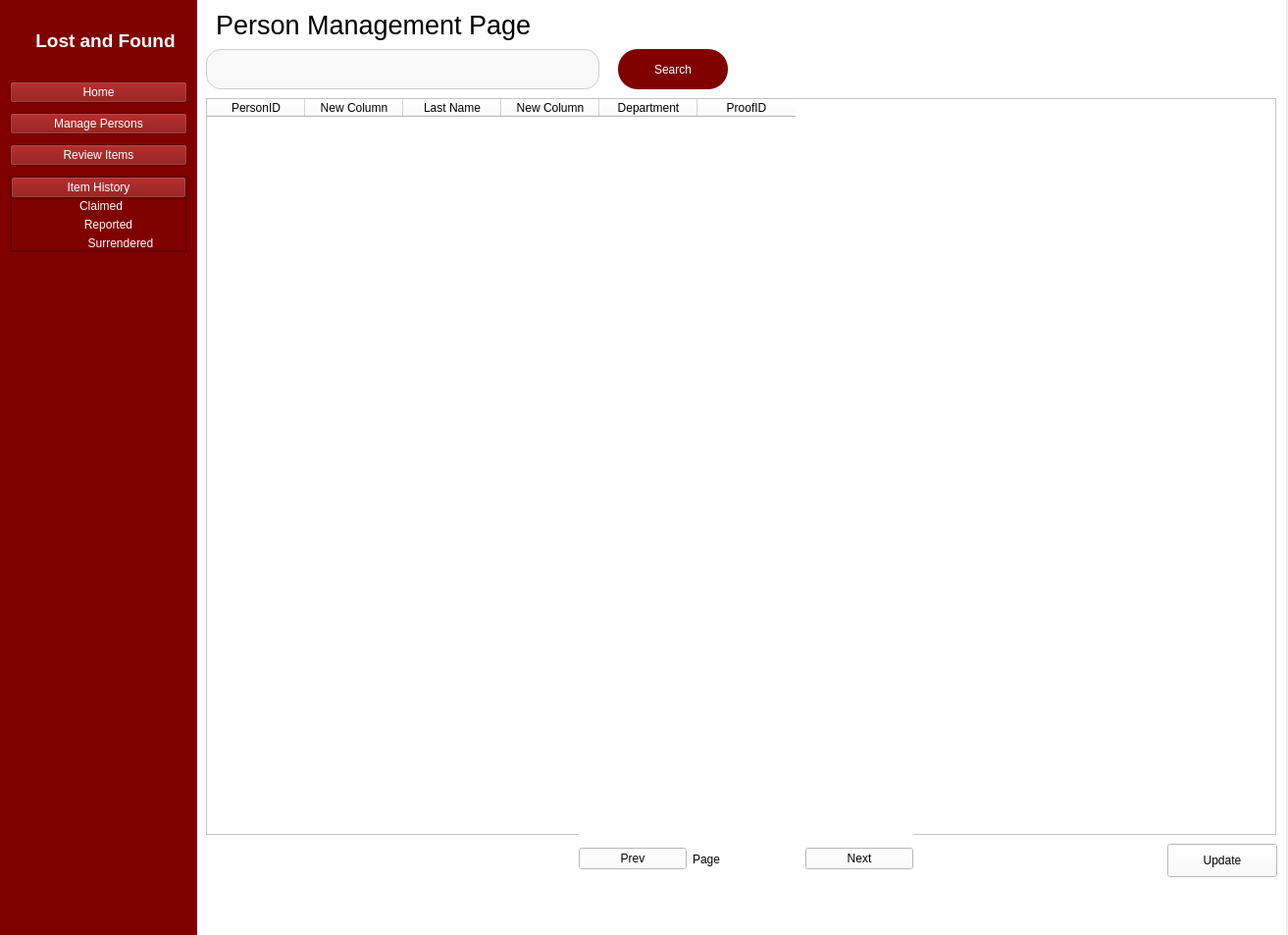
<?xml version="1.0" encoding="UTF-8"?>
<ui version="4.0">
 <class>MainWindow</class>
 <widget class="QMainWindow" name="MainWindow">
  <property name="geometry">
   <rect>
    <x>0</x>
    <y>0</y>
    <width>1313</width>
    <height>953</height>
   </rect>
  </property>
  <property name="windowTitle">
   <string>MainWindow</string>
  </property>
  <widget class="QWidget" name="centralwidget">
   <widget class="QStackedWidget" name="stackedWidget">
    <property name="geometry">
     <rect>
      <x>200</x>
      <y>0</y>
      <width>1111</width>
      <height>961</height>
     </rect>
    </property>
    <property name="styleSheet">
     <string notr="true">background-color: rgb(255, 255, 255);
</string>
    </property>
    <property name="currentIndex">
     <number>1</number>
    </property>
    <widget class="QWidget" name="homePage">
     <widget class="QWidget" name="layoutWidget_7">
      <property name="geometry">
       <rect>
        <x>40</x>
        <y>200</y>
        <width>921</width>
        <height>48</height>
       </rect>
      </property>
      <layout class="QHBoxLayout" name="horizontalLayout_6">
       <property name="spacing">
        <number>0</number>
       </property>
       <item>
        <widget class="QLabel" name="label_26">
         <property name="styleSheet">
          <string notr="true">QLabel {
    padding: 8px 12px;
    color: #1E1E1E;
    font: 13pt &quot;Futura&quot;;
	font-weight: bold; 
}</string>
         </property>
         <property name="text">
          <string>Recent Items</string>
         </property>
        </widget>
       </item>
       <item>
        <spacer name="horizontalSpacer">
         <property name="orientation">
          <enum>Qt::Horizontal</enum>
         </property>
         <property name="sizeHint" stdset="0">
          <size>
           <width>698</width>
           <height>20</height>
          </size>
         </property>
        </spacer>
       </item>
      </layout>
     </widget>
     <widget class="QWidget" name="layoutWidget_8">
      <property name="geometry">
       <rect>
        <x>40</x>
        <y>260</y>
        <width>981</width>
        <height>291</height>
       </rect>
      </property>
      <layout class="QHBoxLayout" name="horizontalLayout_8">
       <item>
        <widget class="QFrame" name="frame5">
         <property name="styleSheet">
          <string notr="true"/>
         </property>
         <property name="frameShape">
          <enum>QFrame::WinPanel</enum>
         </property>
         <property name="frameShadow">
          <enum>QFrame::Raised</enum>
         </property>
         <widget class="QFrame" name="frame_12">
          <property name="geometry">
           <rect>
            <x>10</x>
            <y>10</y>
            <width>171</width>
            <height>181</height>
           </rect>
          </property>
          <property name="frameShape">
           <enum>QFrame::StyledPanel</enum>
          </property>
          <property name="frameShadow">
           <enum>QFrame::Raised</enum>
          </property>
         </widget>
         <widget class="QLabel" name="label_36">
          <property name="geometry">
           <rect>
            <x>10</x>
            <y>200</y>
            <width>121</width>
            <height>21</height>
           </rect>
          </property>
          <property name="text">
           <string>Item Description</string>
          </property>
         </widget>
        </widget>
       </item>
       <item>
        <widget class="QFrame" name="frame2">
         <property name="frameShape">
          <enum>QFrame::WinPanel</enum>
         </property>
         <property name="frameShadow">
          <enum>QFrame::Raised</enum>
         </property>
         <widget class="QFrame" name="frame_14">
          <property name="geometry">
           <rect>
            <x>10</x>
            <y>10</y>
            <width>171</width>
            <height>181</height>
           </rect>
          </property>
          <property name="frameShape">
           <enum>QFrame::StyledPanel</enum>
          </property>
          <property name="frameShadow">
           <enum>QFrame::Raised</enum>
          </property>
         </widget>
         <widget class="QLabel" name="label_37">
          <property name="geometry">
           <rect>
            <x>10</x>
            <y>200</y>
            <width>121</width>
            <height>21</height>
           </rect>
          </property>
          <property name="text">
           <string>Item Description</string>
          </property>
         </widget>
        </widget>
       </item>
       <item>
        <widget class="QFrame" name="frame3">
         <property name="frameShape">
          <enum>QFrame::WinPanel</enum>
         </property>
         <property name="frameShadow">
          <enum>QFrame::Raised</enum>
         </property>
         <widget class="QFrame" name="frame_16">
          <property name="geometry">
           <rect>
            <x>10</x>
            <y>10</y>
            <width>171</width>
            <height>181</height>
           </rect>
          </property>
          <property name="frameShape">
           <enum>QFrame::StyledPanel</enum>
          </property>
          <property name="frameShadow">
           <enum>QFrame::Raised</enum>
          </property>
         </widget>
         <widget class="QLabel" name="label_38">
          <property name="geometry">
           <rect>
            <x>10</x>
            <y>200</y>
            <width>121</width>
            <height>21</height>
           </rect>
          </property>
          <property name="text">
           <string>Item Description</string>
          </property>
         </widget>
        </widget>
       </item>
       <item>
        <widget class="QFrame" name="frame4">
         <property name="frameShape">
          <enum>QFrame::WinPanel</enum>
         </property>
         <property name="frameShadow">
          <enum>QFrame::Raised</enum>
         </property>
         <widget class="QFrame" name="frame_18">
          <property name="geometry">
           <rect>
            <x>10</x>
            <y>10</y>
            <width>171</width>
            <height>181</height>
           </rect>
          </property>
          <property name="frameShape">
           <enum>QFrame::StyledPanel</enum>
          </property>
          <property name="frameShadow">
           <enum>QFrame::Raised</enum>
          </property>
         </widget>
         <widget class="QLabel" name="label_39">
          <property name="geometry">
           <rect>
            <x>10</x>
            <y>200</y>
            <width>121</width>
            <height>21</height>
           </rect>
          </property>
          <property name="text">
           <string>Item Description</string>
          </property>
         </widget>
        </widget>
       </item>
       <item>
        <widget class="QFrame" name="frame1">
         <property name="frameShape">
          <enum>QFrame::WinPanel</enum>
         </property>
         <property name="frameShadow">
          <enum>QFrame::Raised</enum>
         </property>
         <widget class="QFrame" name="frame_20">
          <property name="geometry">
           <rect>
            <x>10</x>
            <y>10</y>
            <width>171</width>
            <height>181</height>
           </rect>
          </property>
          <property name="frameShape">
           <enum>QFrame::StyledPanel</enum>
          </property>
          <property name="frameShadow">
           <enum>QFrame::Raised</enum>
          </property>
         </widget>
         <widget class="QLabel" name="label_40">
          <property name="geometry">
           <rect>
            <x>10</x>
            <y>200</y>
            <width>121</width>
            <height>21</height>
           </rect>
          </property>
          <property name="text">
           <string>Item Description</string>
          </property>
         </widget>
        </widget>
       </item>
      </layout>
     </widget>
     <widget class="QPushButton" name="reportItem">
      <property name="geometry">
       <rect>
        <x>870</x>
        <y>30</y>
        <width>151</width>
        <height>51</height>
       </rect>
      </property>
      <property name="styleSheet">
       <string notr="true">QPushButton {
                background-color: maroon;
                color: white;
                border: none;
                border-radius: 35px;
                padding: 8px 16px;
            }
            QPushButton:hover {
                background-color: #a00000;
            }
            QPushButton:pressed {
                background-color: #700000;
            }</string>
      </property>
      <property name="text">
       <string>Report Item</string>
      </property>
     </widget>
     <widget class="QPushButton" name="surrenderItem">
      <property name="geometry">
       <rect>
        <x>870</x>
        <y>90</y>
        <width>151</width>
        <height>51</height>
       </rect>
      </property>
      <property name="styleSheet">
       <string notr="true">QPushButton {
                background-color: maroon;
                color: white;
                border: none;
                border-radius: 35px;
                padding: 8px 16px;
            }
            QPushButton:hover {
                background-color: #a00000;
            }
            QPushButton:pressed {
                background-color: #700000;
            }</string>
      </property>
      <property name="text">
       <string>Surrender Item</string>
      </property>
     </widget>
     <widget class="QTextEdit" name="textEdit">
      <property name="geometry">
       <rect>
        <x>40</x>
        <y>20</y>
        <width>811</width>
        <height>101</height>
       </rect>
      </property>
      <property name="frameShape">
       <enum>QFrame::NoFrame</enum>
      </property>
      <property name="frameShadow">
       <enum>QFrame::Plain</enum>
      </property>
      <property name="verticalScrollBarPolicy">
       <enum>Qt::ScrollBarAlwaysOff</enum>
      </property>
      <property name="horizontalScrollBarPolicy">
       <enum>Qt::ScrollBarAlwaysOff</enum>
      </property>
      <property name="html">
       <string>&lt;!DOCTYPE HTML PUBLIC &quot;-//W3C//DTD HTML 4.0//EN&quot; &quot;http://www.w3.org/TR/REC-html40/strict.dtd&quot;&gt;
&lt;html&gt;&lt;head&gt;&lt;meta name=&quot;qrichtext&quot; content=&quot;1&quot; /&gt;&lt;style type=&quot;text/css&quot;&gt;
p, li { white-space: pre-wrap; }
&lt;/style&gt;&lt;/head&gt;&lt;body style=&quot; font-family:'MS Shell Dlg 2'; font-size:8.25pt; font-weight:400; font-style:normal;&quot;&gt;
&lt;p style=&quot; margin-top:0px; margin-bottom:0px; margin-left:0px; margin-right:0px; -qt-block-indent:0; text-indent:0px;&quot;&gt;&lt;span style=&quot; font-family:'Century Gothic'; font-size:28pt; font-weight:600;&quot;&gt;Welcome to the &lt;/span&gt;&lt;span style=&quot; font-family:'Century Gothic'; font-size:28pt; font-weight:600; color:#aa0000;&quot;&gt;Lost&lt;/span&gt;&lt;span style=&quot; font-family:'Century Gothic'; font-size:28pt; font-weight:600;&quot;&gt; and &lt;br /&gt;&lt;/span&gt;&lt;span style=&quot; font-family:'Century Gothic'; font-size:28pt; font-weight:600; color:#ffca40;&quot;&gt;Found&lt;/span&gt;&lt;span style=&quot; font-family:'Century Gothic'; font-size:28pt; font-weight:600;&quot;&gt; System&lt;/span&gt;&lt;/p&gt;&lt;/body&gt;&lt;/html&gt;</string>
      </property>
     </widget>
     <widget class="QTextEdit" name="textEdit_2">
      <property name="geometry">
       <rect>
        <x>40</x>
        <y>130</y>
        <width>821</width>
        <height>61</height>
       </rect>
      </property>
      <property name="frameShape">
       <enum>QFrame::NoFrame</enum>
      </property>
      <property name="frameShadow">
       <enum>QFrame::Plain</enum>
      </property>
      <property name="verticalScrollBarPolicy">
       <enum>Qt::ScrollBarAlwaysOff</enum>
      </property>
      <property name="horizontalScrollBarPolicy">
       <enum>Qt::ScrollBarAlwaysOff</enum>
      </property>
      <property name="html">
       <string>&lt;!DOCTYPE HTML PUBLIC &quot;-//W3C//DTD HTML 4.0//EN&quot; &quot;http://www.w3.org/TR/REC-html40/strict.dtd&quot;&gt;
&lt;html&gt;&lt;head&gt;&lt;meta name=&quot;qrichtext&quot; content=&quot;1&quot; /&gt;&lt;style type=&quot;text/css&quot;&gt;
p, li { white-space: pre-wrap; }
&lt;/style&gt;&lt;/head&gt;&lt;body style=&quot; font-family:'MS Shell Dlg 2'; font-size:8.25pt; font-weight:400; font-style:normal;&quot;&gt;
&lt;p style=&quot; margin-top:0px; margin-bottom:0px; margin-left:0px; margin-right:0px; -qt-block-indent:0; text-indent:0px;&quot;&gt;&lt;span style=&quot; font-family:'Century Gothic'; font-size:12pt; font-weight:600;&quot;&gt;Let us help you find what you are looking for or return something you found&lt;/span&gt;&lt;/p&gt;&lt;/body&gt;&lt;/html&gt;</string>
      </property>
     </widget>
    </widget>
    <widget class="QWidget" name="managePersonsPage">
     <widget class="QLabel" name="label_3">
      <property name="geometry">
       <rect>
        <x>20</x>
        <y>10</y>
        <width>321</width>
        <height>31</height>
       </rect>
      </property>
      <property name="font">
       <font>
        <pointsize>20</pointsize>
       </font>
      </property>
      <property name="text">
       <string>Person Management Page</string>
      </property>
     </widget>
     <widget class="QTableWidget" name="personTable">
      <property name="geometry">
       <rect>
        <x>10</x>
        <y>100</y>
        <width>1091</width>
        <height>751</height>
       </rect>
      </property>
      <column>
       <property name="text">
        <string>PersonID</string>
       </property>
      </column>
      <column>
       <property name="text">
        <string>New Column</string>
       </property>
      </column>
      <column>
       <property name="text">
        <string>Last Name</string>
       </property>
      </column>
      <column>
       <property name="text">
        <string>New Column</string>
       </property>
      </column>
      <column>
       <property name="text">
        <string>Department</string>
       </property>
      </column>
      <column>
       <property name="text">
        <string>ProofID</string>
       </property>
      </column>
     </widget>
     <widget class="QPushButton" name="pushButton_7">
      <property name="geometry">
       <rect>
        <x>990</x>
        <y>860</y>
        <width>112</width>
        <height>34</height>
       </rect>
      </property>
      <property name="text">
       <string>Update</string>
      </property>
     </widget>
     <widget class="QLineEdit" name="personSearchEdit">
      <property name="geometry">
       <rect>
        <x>10</x>
        <y>50</y>
        <width>401</width>
        <height>41</height>
       </rect>
      </property>
      <property name="styleSheet">
       <string notr="true">QLineEdit {
                border: 1px solid #ccc;
                border-radius: 15px;
                padding: 6px 12px;
                background-color: #f9f9f9;
            }
            QLineEdit:focus {
                border: 1px solid #0078d7;
                background-color: #ffffff;
            }</string>
      </property>
     </widget>
     <widget class="QPushButton" name="personSearchButton">
      <property name="geometry">
       <rect>
        <x>430</x>
        <y>50</y>
        <width>112</width>
        <height>41</height>
       </rect>
      </property>
      <property name="styleSheet">
       <string notr="true">QPushButton {
                background-color: maroon;
                color: white;
                border: none;
                border-radius: 20px;
                padding: 8px 16px;
            }
            QPushButton:hover {
                background-color: #a00000;
            }
            QPushButton:pressed {
                background-color: #700000;
            }</string>
      </property>
      <property name="text">
       <string>Search</string>
      </property>
     </widget>
     <widget class="QWidget" name="layoutWidget">
      <property name="geometry">
       <rect>
        <x>390</x>
        <y>850</y>
        <width>341</width>
        <height>51</height>
       </rect>
      </property>
      <layout class="QHBoxLayout" name="horizontalLayout">
       <item>
        <widget class="QPushButton" name="personPrev">
         <property name="text">
          <string>Prev</string>
         </property>
        </widget>
       </item>
       <item>
        <widget class="QLabel" name="personPageLabel">
         <property name="text">
          <string>Page</string>
         </property>
        </widget>
       </item>
       <item>
        <widget class="QPushButton" name="personNext">
         <property name="text">
          <string>Next</string>
         </property>
        </widget>
       </item>
      </layout>
     </widget>
    </widget>
    <widget class="QWidget" name="manageItemsPage">
     <widget class="QLabel" name="label_7">
      <property name="geometry">
       <rect>
        <x>10</x>
        <y>10</y>
        <width>401</width>
        <height>31</height>
       </rect>
      </property>
      <property name="font">
       <font>
        <pointsize>20</pointsize>
       </font>
      </property>
      <property name="text">
       <string>Review Items Page</string>
      </property>
     </widget>
     <widget class="QPushButton" name="itemUpdateButton">
      <property name="geometry">
       <rect>
        <x>990</x>
        <y>860</y>
        <width>112</width>
        <height>34</height>
       </rect>
      </property>
      <property name="text">
       <string>Claim</string>
      </property>
     </widget>
     <widget class="QTableWidget" name="matchTable">
      <property name="geometry">
       <rect>
        <x>10</x>
        <y>100</y>
        <width>1091</width>
        <height>751</height>
       </rect>
      </property>
      <column>
       <property name="text">
        <string>ItemID</string>
       </property>
      </column>
      <column>
       <property name="text">
        <string>Category</string>
       </property>
      </column>
      <column>
       <property name="text">
        <string>Name</string>
       </property>
      </column>
      <column>
       <property name="text">
        <string>Description</string>
       </property>
      </column>
      <column>
       <property name="text">
        <string>Status</string>
       </property>
      </column>
     </widget>
     <widget class="QPushButton" name="itemSearchButton">
      <property name="geometry">
       <rect>
        <x>430</x>
        <y>50</y>
        <width>112</width>
        <height>41</height>
       </rect>
      </property>
      <property name="styleSheet">
       <string notr="true">QPushButton {
                background-color: maroon;
                color: white;
                border: none;
                border-radius: 20px;
                padding: 8px 16px;
            }
            QPushButton:hover {
                background-color: #a00000;
            }
            QPushButton:pressed {
                background-color: #700000;
            }</string>
      </property>
      <property name="text">
       <string>Search</string>
      </property>
     </widget>
     <widget class="QLineEdit" name="itemSearchEdit">
      <property name="geometry">
       <rect>
        <x>10</x>
        <y>50</y>
        <width>401</width>
        <height>41</height>
       </rect>
      </property>
      <property name="styleSheet">
       <string notr="true">QLineEdit {
                border: 1px solid #ccc;
                border-radius: 15px;
                padding: 6px 12px;
                background-color: #f9f9f9;
            }
            QLineEdit:focus {
                border: 1px solid #0078d7;
                background-color: #ffffff;
            }</string>
      </property>
     </widget>
     <widget class="QWidget" name="layoutWidget_5">
      <property name="geometry">
       <rect>
        <x>390</x>
        <y>850</y>
        <width>341</width>
        <height>51</height>
       </rect>
      </property>
      <layout class="QHBoxLayout" name="horizontalLayout_5">
       <item>
        <widget class="QPushButton" name="itemPrevButton">
         <property name="text">
          <string>Prev</string>
         </property>
        </widget>
       </item>
       <item>
        <widget class="QLabel" name="personPageLabel_2">
         <property name="text">
          <string>Page</string>
         </property>
        </widget>
       </item>
       <item>
        <widget class="QPushButton" name="itemNextButton">
         <property name="text">
          <string>Next</string>
         </property>
        </widget>
       </item>
      </layout>
     </widget>
    </widget>
    <widget class="QWidget" name="claimedItems">
     <widget class="QLineEdit" name="claimSearchEdit">
      <property name="geometry">
       <rect>
        <x>10</x>
        <y>50</y>
        <width>401</width>
        <height>41</height>
       </rect>
      </property>
      <property name="styleSheet">
       <string notr="true">QLineEdit {
                border: 1px solid #ccc;
                border-radius: 15px;
                padding: 6px 12px;
                background-color: #f9f9f9;
            }
            QLineEdit:focus {
                border: 1px solid #0078d7;
                background-color: #ffffff;
            }</string>
      </property>
     </widget>
     <widget class="QTableWidget" name="claimTable">
      <property name="geometry">
       <rect>
        <x>10</x>
        <y>100</y>
        <width>1091</width>
        <height>751</height>
       </rect>
      </property>
      <column>
       <property name="text">
        <string>ItemID</string>
       </property>
      </column>
      <column>
       <property name="text">
        <string>Name</string>
       </property>
      </column>
      <column>
       <property name="text">
        <string>Date Claimed</string>
       </property>
      </column>
      <column>
       <property name="text">
        <string>Claimed By</string>
       </property>
      </column>
     </widget>
     <widget class="QPushButton" name="deleteClaimButton">
      <property name="geometry">
       <rect>
        <x>10</x>
        <y>860</y>
        <width>112</width>
        <height>34</height>
       </rect>
      </property>
      <property name="text">
       <string>Delete</string>
      </property>
     </widget>
     <widget class="QPushButton" name="claimSearchButton">
      <property name="geometry">
       <rect>
        <x>430</x>
        <y>50</y>
        <width>112</width>
        <height>41</height>
       </rect>
      </property>
      <property name="styleSheet">
       <string notr="true">QPushButton {
                background-color: maroon;
                color: white;
                border: none;
                border-radius: 20px;
                padding: 8px 16px;
            }
            QPushButton:hover {
                background-color: #a00000;
            }
            QPushButton:pressed {
                background-color: #700000;
            }</string>
      </property>
      <property name="text">
       <string>Search</string>
      </property>
     </widget>
     <widget class="QWidget" name="layoutWidget_2">
      <property name="geometry">
       <rect>
        <x>390</x>
        <y>850</y>
        <width>341</width>
        <height>51</height>
       </rect>
      </property>
      <layout class="QHBoxLayout" name="horizontalLayout_2">
       <item>
        <widget class="QPushButton" name="claimPrev">
         <property name="text">
          <string>Prev</string>
         </property>
        </widget>
       </item>
       <item>
        <widget class="QLabel" name="claimPageLabel">
         <property name="text">
          <string>Page</string>
         </property>
        </widget>
       </item>
       <item>
        <widget class="QPushButton" name="claimNext">
         <property name="text">
          <string>Next</string>
         </property>
        </widget>
       </item>
      </layout>
     </widget>
     <widget class="QPushButton" name="updateClaimButton">
      <property name="geometry">
       <rect>
        <x>990</x>
        <y>860</y>
        <width>112</width>
        <height>34</height>
       </rect>
      </property>
      <property name="text">
       <string>Update</string>
      </property>
     </widget>
     <widget class="QLabel" name="label_9">
      <property name="geometry">
       <rect>
        <x>10</x>
        <y>0</y>
        <width>401</width>
        <height>41</height>
       </rect>
      </property>
      <property name="font">
       <font>
        <pointsize>20</pointsize>
       </font>
      </property>
      <property name="text">
       <string>Claimed Items Page</string>
      </property>
     </widget>
    </widget>
    <widget class="QWidget" name="reportedItems">
     <widget class="QLineEdit" name="reportSearchEdit">
      <property name="geometry">
       <rect>
        <x>10</x>
        <y>50</y>
        <width>401</width>
        <height>41</height>
       </rect>
      </property>
      <property name="styleSheet">
       <string notr="true">QLineEdit {
                border: 1px solid #ccc;
                border-radius: 15px;
                padding: 6px 12px;
                background-color: #f9f9f9;
            }
            QLineEdit:focus {
                border: 1px solid #0078d7;
                background-color: #ffffff;
            }</string>
      </property>
     </widget>
     <widget class="QWidget" name="layoutWidget_3">
      <property name="geometry">
       <rect>
        <x>390</x>
        <y>850</y>
        <width>341</width>
        <height>51</height>
       </rect>
      </property>
      <layout class="QHBoxLayout" name="horizontalLayout_3">
       <item>
        <widget class="QPushButton" name="reportPrev">
         <property name="text">
          <string>Prev</string>
         </property>
        </widget>
       </item>
       <item>
        <widget class="QLabel" name="reportPageLabel">
         <property name="text">
          <string>Page</string>
         </property>
        </widget>
       </item>
       <item>
        <widget class="QPushButton" name="reportNext">
         <property name="text">
          <string>Next</string>
         </property>
        </widget>
       </item>
      </layout>
     </widget>
     <widget class="QPushButton" name="reportUpdateButton">
      <property name="geometry">
       <rect>
        <x>990</x>
        <y>860</y>
        <width>112</width>
        <height>34</height>
       </rect>
      </property>
      <property name="text">
       <string>Update</string>
      </property>
     </widget>
     <widget class="QPushButton" name="deleteReportButton">
      <property name="geometry">
       <rect>
        <x>10</x>
        <y>860</y>
        <width>112</width>
        <height>34</height>
       </rect>
      </property>
      <property name="text">
       <string>Delete</string>
      </property>
     </widget>
     <widget class="QPushButton" name="reportSearchButton">
      <property name="geometry">
       <rect>
        <x>430</x>
        <y>50</y>
        <width>112</width>
        <height>41</height>
       </rect>
      </property>
      <property name="styleSheet">
       <string notr="true">QPushButton {
                background-color: maroon;
                color: white;
                border: none;
                border-radius: 20px;
                padding: 8px 16px;
            }
            QPushButton:hover {
                background-color: #a00000;
            }
            QPushButton:pressed {
                background-color: #700000;
            }</string>
      </property>
      <property name="text">
       <string>Search</string>
      </property>
     </widget>
     <widget class="QTableWidget" name="reportTable">
      <property name="geometry">
       <rect>
        <x>10</x>
        <y>100</y>
        <width>1091</width>
        <height>751</height>
       </rect>
      </property>
      <column>
       <property name="text">
        <string>ItemID</string>
       </property>
      </column>
      <column>
       <property name="text">
        <string>Name</string>
       </property>
      </column>
      <column>
       <property name="text">
        <string>Date Claimed</string>
       </property>
      </column>
      <column>
       <property name="text">
        <string>Location Lost</string>
       </property>
      </column>
      <column>
       <property name="text">
        <string>Reported By</string>
       </property>
      </column>
     </widget>
     <widget class="QLabel" name="label_10">
      <property name="geometry">
       <rect>
        <x>20</x>
        <y>10</y>
        <width>401</width>
        <height>31</height>
       </rect>
      </property>
      <property name="font">
       <font>
        <pointsize>20</pointsize>
       </font>
      </property>
      <property name="text">
       <string>Reported Items Page</string>
      </property>
     </widget>
    </widget>
    <widget class="QWidget" name="surrenderedItems">
     <widget class="QPushButton" name="surrenderUpdateButton">
      <property name="geometry">
       <rect>
        <x>990</x>
        <y>860</y>
        <width>112</width>
        <height>34</height>
       </rect>
      </property>
      <property name="text">
       <string>Update</string>
      </property>
     </widget>
     <widget class="QPushButton" name="surrenderSearchButton">
      <property name="geometry">
       <rect>
        <x>430</x>
        <y>50</y>
        <width>112</width>
        <height>41</height>
       </rect>
      </property>
      <property name="styleSheet">
       <string notr="true">QPushButton {
                background-color: maroon;
                color: white;
                border: none;
                border-radius: 20px;
                padding: 8px 16px;
            }
            QPushButton:hover {
                background-color: #a00000;
            }
            QPushButton:pressed {
                background-color: #700000;
            }</string>
      </property>
      <property name="text">
       <string>Search</string>
      </property>
     </widget>
     <widget class="QLineEdit" name="surrenederSearchEdit">
      <property name="geometry">
       <rect>
        <x>10</x>
        <y>50</y>
        <width>401</width>
        <height>41</height>
       </rect>
      </property>
      <property name="styleSheet">
       <string notr="true">QLineEdit {
                border: 1px solid #ccc;
                border-radius: 15px;
                padding: 6px 12px;
                background-color: #f9f9f9;
            }
            QLineEdit:focus {
                border: 1px solid #0078d7;
                background-color: #ffffff;
            }</string>
      </property>
     </widget>
     <widget class="QWidget" name="layoutWidget_4">
      <property name="geometry">
       <rect>
        <x>390</x>
        <y>850</y>
        <width>341</width>
        <height>51</height>
       </rect>
      </property>
      <layout class="QHBoxLayout" name="horizontalLayout_4">
       <item>
        <widget class="QPushButton" name="surrenderPrev">
         <property name="text">
          <string>Prev</string>
         </property>
        </widget>
       </item>
       <item>
        <widget class="QLabel" name="surrenederPageLabel">
         <property name="text">
          <string>Page</string>
         </property>
        </widget>
       </item>
       <item>
        <widget class="QPushButton" name="surrenderNext">
         <property name="text">
          <string>Next</string>
         </property>
        </widget>
       </item>
      </layout>
     </widget>
     <widget class="QTableWidget" name="surrenderTable">
      <property name="geometry">
       <rect>
        <x>10</x>
        <y>100</y>
        <width>1091</width>
        <height>751</height>
       </rect>
      </property>
      <column>
       <property name="text">
        <string>ItemID</string>
       </property>
      </column>
      <column>
       <property name="text">
        <string>Name</string>
       </property>
      </column>
      <column>
       <property name="text">
        <string>Date Found</string>
       </property>
      </column>
      <column>
       <property name="text">
        <string>Location Found</string>
       </property>
      </column>
      <column>
       <property name="text">
        <string>Surrendered By</string>
       </property>
      </column>
     </widget>
     <widget class="QPushButton" name="surrenderDeleteButton">
      <property name="geometry">
       <rect>
        <x>10</x>
        <y>860</y>
        <width>112</width>
        <height>34</height>
       </rect>
      </property>
      <property name="text">
       <string>Claim</string>
      </property>
     </widget>
     <widget class="QLabel" name="label_6">
      <property name="geometry">
       <rect>
        <x>10</x>
        <y>20</y>
        <width>421</width>
        <height>21</height>
       </rect>
      </property>
      <property name="font">
       <font>
        <pointsize>20</pointsize>
       </font>
      </property>
      <property name="text">
       <string>Surrendered Items Page</string>
      </property>
     </widget>
    </widget>
   </widget>
   <widget class="QWidget" name="sidebar" native="true">
    <property name="geometry">
     <rect>
      <x>0</x>
      <y>0</y>
      <width>201</width>
      <height>961</height>
     </rect>
    </property>
    <property name="styleSheet">
     <string notr="true">background-color: maroon;</string>
    </property>
    <layout class="QVBoxLayout" name="verticalLayout_4">
     <property name="spacing">
      <number>0</number>
     </property>
     <property name="leftMargin">
      <number>10</number>
     </property>
     <property name="topMargin">
      <number>30</number>
     </property>
     <property name="rightMargin">
      <number>10</number>
     </property>
     <property name="bottomMargin">
      <number>0</number>
     </property>
     <item>
      <widget class="QLabel" name="label">
       <property name="font">
        <font>
         <pointsize>14</pointsize>
         <weight>75</weight>
         <bold>true</bold>
        </font>
       </property>
       <property name="styleSheet">
        <string notr="true">color: rgb(255, 255, 255);</string>
       </property>
       <property name="text">
        <string>     Lost and Found</string>
       </property>
      </widget>
     </item>
     <item>
      <layout class="QVBoxLayout" name="verticalLayout_3">
       <property name="spacing">
        <number>10</number>
       </property>
       <property name="topMargin">
        <number>30</number>
       </property>
       <item>
        <widget class="QPushButton" name="homeButton">
         <property name="styleSheet">
          <string notr="true">color: rgb(255, 255, 255);</string>
         </property>
         <property name="text">
          <string>Home</string>
         </property>
        </widget>
       </item>
       <item>
        <widget class="QPushButton" name="managePersonsButton">
         <property name="styleSheet">
          <string notr="true">color: rgb(255, 255, 255);</string>
         </property>
         <property name="text">
          <string>Manage Persons</string>
         </property>
        </widget>
       </item>
       <item>
        <widget class="QPushButton" name="reviewItemsButton">
         <property name="sizePolicy">
          <sizepolicy hsizetype="Minimum" vsizetype="Fixed">
           <horstretch>1</horstretch>
           <verstretch>0</verstretch>
          </sizepolicy>
         </property>
         <property name="styleSheet">
          <string notr="true">color: rgb(255, 255, 255);</string>
         </property>
         <property name="text">
          <string>Review Items</string>
         </property>
        </widget>
       </item>
       <item>
        <widget class="QFrame" name="manage_items">
         <property name="frameShape">
          <enum>QFrame::StyledPanel</enum>
         </property>
         <property name="frameShadow">
          <enum>QFrame::Raised</enum>
         </property>
         <layout class="QVBoxLayout" name="verticalLayout_2">
          <property name="spacing">
           <number>0</number>
          </property>
          <property name="leftMargin">
           <number>0</number>
          </property>
          <property name="topMargin">
           <number>0</number>
          </property>
          <property name="rightMargin">
           <number>0</number>
          </property>
          <property name="bottomMargin">
           <number>0</number>
          </property>
          <item>
           <widget class="QPushButton" name="itemHistoryButton">
            <property name="styleSheet">
             <string notr="true">color: rgb(255, 255, 255);</string>
            </property>
            <property name="text">
             <string>Item History</string>
            </property>
            <property name="checkable">
             <bool>true</bool>
            </property>
           </widget>
          </item>
          <item>
           <widget class="QFrame" name="item_dropdown">
            <property name="styleSheet">
             <string notr="true">color: rgb(255, 255, 255);</string>
            </property>
            <property name="frameShape">
             <enum>QFrame::StyledPanel</enum>
            </property>
            <property name="frameShadow">
             <enum>QFrame::Raised</enum>
            </property>
            <layout class="QVBoxLayout" name="verticalLayout">
             <property name="spacing">
              <number>5</number>
             </property>
             <property name="leftMargin">
              <number>0</number>
             </property>
             <property name="topMargin">
              <number>0</number>
             </property>
             <property name="rightMargin">
              <number>0</number>
             </property>
             <property name="bottomMargin">
              <number>0</number>
             </property>
             <item>
              <widget class="QPushButton" name="claimItemButton">
               <property name="styleSheet">
                <string notr="true">QPushButton {
	padding-left: 5px;
	border: none;
}
QPushButton:hover {
    color: yellow; 
}</string>
               </property>
               <property name="text">
                <string>Claimed</string>
               </property>
               <property name="checkable">
                <bool>true</bool>
               </property>
              </widget>
             </item>
             <item>
              <widget class="QPushButton" name="reportItemButton">
               <property name="styleSheet">
                <string notr="true">QPushButton {
	padding-left: 20px;
	border: none;
}
QPushButton:hover {
    color: yellow; 
}</string>
               </property>
               <property name="text">
                <string>Reported</string>
               </property>
               <property name="checkable">
                <bool>true</bool>
               </property>
              </widget>
             </item>
             <item>
              <widget class="QPushButton" name="surrenderItemButton">
               <property name="styleSheet">
                <string notr="true">QPushButton {
	padding-left: 45px;
	border: none;
}
QPushButton:hover {
    color: yellow; 
}</string>
               </property>
               <property name="text">
                <string>Surrendered</string>
               </property>
               <property name="checkable">
                <bool>true</bool>
               </property>
              </widget>
             </item>
            </layout>
           </widget>
          </item>
         </layout>
        </widget>
       </item>
      </layout>
     </item>
     <item>
      <spacer name="verticalSpacer">
       <property name="orientation">
        <enum>Qt::Vertical</enum>
       </property>
       <property name="sizeHint" stdset="0">
        <size>
         <width>20</width>
         <height>614</height>
        </size>
       </property>
      </spacer>
     </item>
    </layout>
   </widget>
  </widget>
 </widget>
 <resources/>
 <connections>
  <connection>
   <sender>itemHistoryButton</sender>
   <signal>toggled(bool)</signal>
   <receiver>item_dropdown</receiver>
   <slot>setHidden(bool)</slot>
   <hints>
    <hint type="sourcelabel">
     <x>626</x>
     <y>267</y>
    </hint>
    <hint type="destinationlabel">
     <x>687</x>
     <y>411</y>
    </hint>
   </hints>
  </connection>
 </connections>
</ui>
